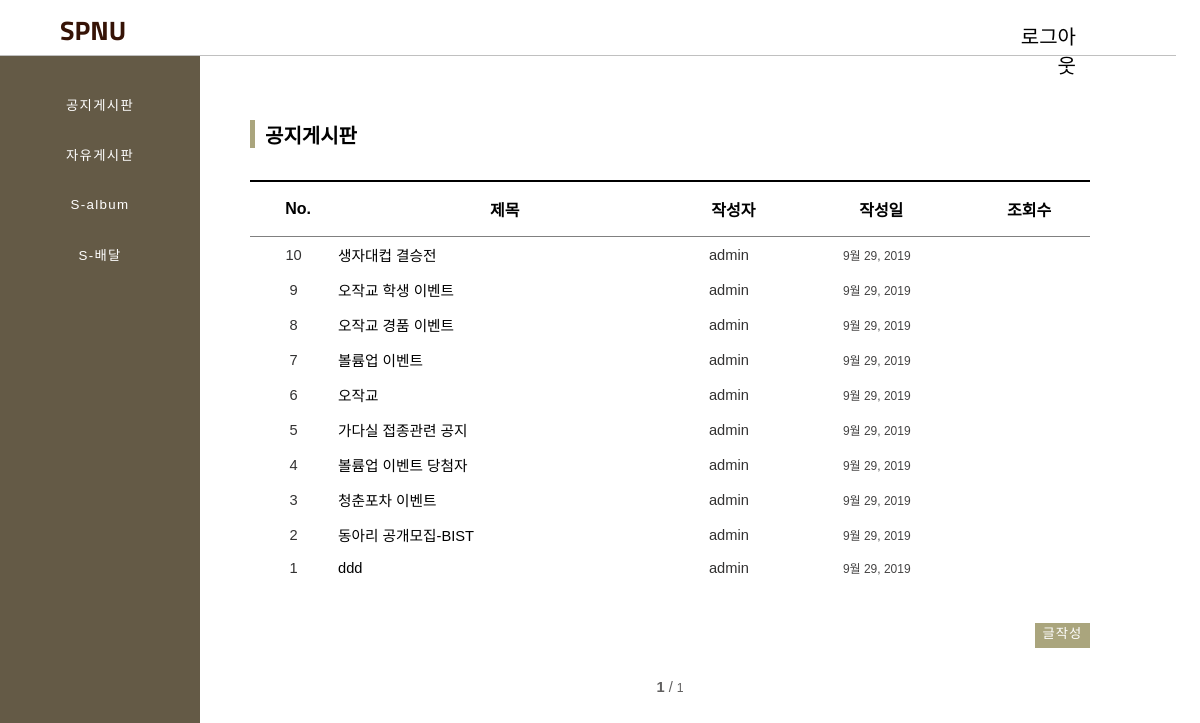
Page /notice/ (signed in) on the earlier database version.
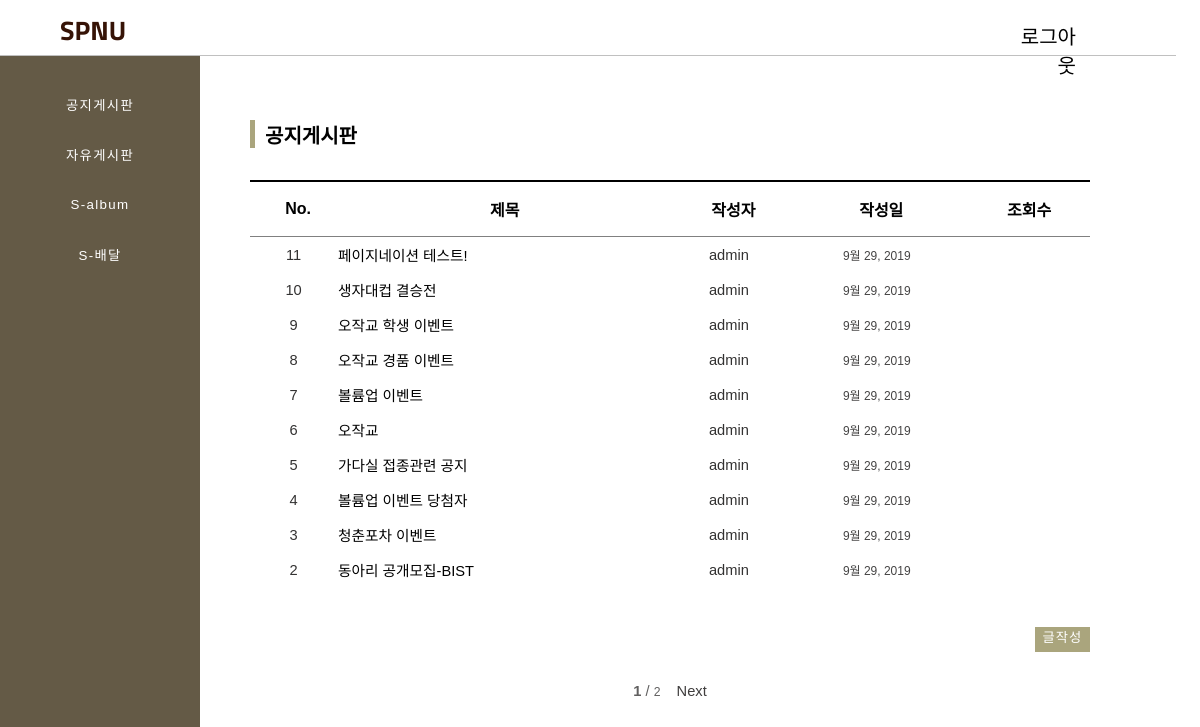
Same page on the later database version.
### board/models.py (models this page shows, shortened)
class NoticeBoard(models.Model, HitCountMixin):
    title = models.CharField(max_length=100)
    author = models.ForeignKey(settings.AUTH_USER_MODEL, default=1,on_delete=models.CASCADE) # 유저 지워지면 다 지워지게
    text = RichTextUploadingField()
    created_date = models.DateField(auto_now_add=True)
    hits =  models.PositiveIntegerField(default = 0) #사용자 계산용(실제 렌더링 수)
    hitcount = GenericRelation(HitCount, object_id_field='object_pk',related_query_name='hit_count_generic_relation') # 실제 조회수

### board/views.py (the view)
# urls.py: path('notice/', notice , name='notice'),
def notice(request):
    notice = NoticeBoard.objects.all().order_by('-id')
    paginator = Paginator(notice , 10) #10페이지씩 자르기
    page = request.GET.get('page')
    posts = paginator.get_page(page) #request된 페이지를 담는다
    return render(request, 'notice.html' , {'notices' : notice , 'notice_posts' : posts})

### board/templates/notice.html (shortened to what this page needs)
{% extends 'base.html' %}
{% block contents %}
{% load staticfiles %}
{% load hitcount_tags %}
<div class="PageName">공지게시판</div>
<div class="board-content">
    <table>
        <thead>
        <tr>
            <th>No.</th>
            <th>제목</th>
            <th>작성자</th>
            <th>작성일</th>
            <th>조회수</th>
        </tr>
        </thead>
        {% for notice in notice_posts %}
        <tbody>
        <tr>
            <td class="table-number">{{notice.id}}</td>
            <td class="table-title"><a href="{%url 'notice_detail' notice.id%}">{{notice.title|safe}}</a></td>
            <td class="table-author">{{notice.author}}</td>
            <td class="table-date">{{notice.created_date}}</td>
            <td class="table-hits">{% get_hit_count for notice %}</td>
        </tr>
        </tbody>
        {% endfor %}
    </table>
        {%if user.is_authenticated and user.is_staff %}
        <div class="TextPlusBtn">
        <a href="{% url 'notice_post'%}">글작성
        </a>
        </div>
        {% endif %}
    <div class="Pagenation">
        <br>
        <b>{{notice_posts.number}}</b>
        <span>/</span>
        <small>{{notice_posts.paginator.num_pages}}</small>
        {% if notice_posts.has_next %}
        <a class="goNextPage" href="?page={{notice_posts.next_page_number}}">Next</a>
        {% endif %}
    </div>
</div>
{% endblock contents %}

Differences in the rows shown:
no longer on this page (row unchanged): NoticeBoard: id "1", title "ddd", author "admin", created_date "9월 29, 2019"
added NoticeBoard: id "11", title "페이지네이션 테스트!", author "admin", created_date "9월 29, 2019"
Other differences:
{{ notice_posts.paginator.num_pages }}: "1" → "2"
text now shown: "Next"
